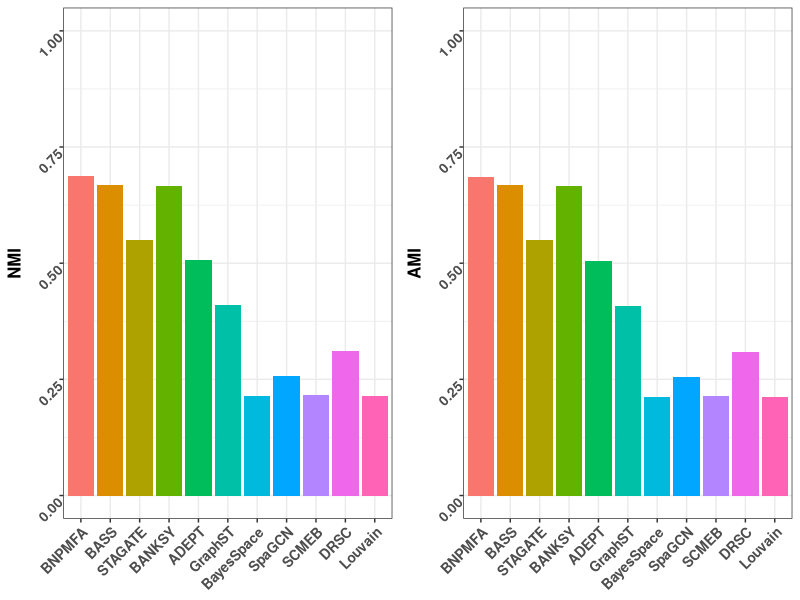

Write R code to recreate this figure.

AMI = read.csv(file = "application/STARmap/AMI_summary.csv", row.names = 1)
library(reshape2)
AMI_long = melt(AMI)
colnames(AMI_long) = c("Method", "AMI")
AMI_long$Method = factor(AMI_long$Method, levels = c("BNPMFA", "BASS", "STAGATE", "BANKSY", "ADEPT", "GraphST" , "BayesSpace", "SpaGCN", "SCMEB", "DRSC", "Louvain" ))

AMI_mean = aggregate(AMI_long[,2], list(AMI_long$Method), mean)
colnames(AMI_mean) = c("Method", "AMI")

library(ggplot2)
plot_box1 = ggplot(data = AMI_mean, aes(x=Method, y=AMI, fill = Method)) + #geom_violin(trim = F) +
  geom_bar(stat = "identity") +
  #geom_hline(yintercept = mean(ARI[,1]), color = "red", linetype = "dashed", linewidth=1) + 
  theme_bw() +
  #ggtitle(paste0("Mean Neighborhood Distance")) +
  theme(
    #plot.title = element_text(face="bold", hjust = 0.5, size = 10),
    axis.title.y = element_text(size = 12,face = "bold"),
    axis.title.x = element_blank(),
    legend.title = element_text(size = 10,face = "bold"),
    axis.text = element_text(size = 10, face = "bold", angle = 45, hjust=1, vjust=1),
    #axis.text = element_text(size = 8, face = "bold"),
    legend.position="none") + ylim(c(0,1))



NMI = read.csv(file = "application/STARmap/NMI_summary.csv", row.names = 1)
library(reshape2)
NMI_long = melt(NMI)
colnames(NMI_long) = c("Method", "NMI")
NMI_long$Method = factor(NMI_long$Method, levels = c("BNPMFA", "BASS", "STAGATE", "BANKSY", "ADEPT", "GraphST" , "BayesSpace", "SpaGCN", "SCMEB", "DRSC", "Louvain" ))

NMI_mean = aggregate(NMI_long[,2], list(NMI_long$Method), mean)
colnames(NMI_mean) = c("Method", "NMI")

library(ggplot2)
plot_box2 = ggplot(data = NMI_mean, aes(x=Method, y=NMI, fill = Method)) + #geom_violin(trim = F) +
  geom_bar(stat = "identity") +
  #geom_hline(yintercept = mean(ARI[,1]), color = "red", linetype = "dashed", linewidth=1) + 
  theme_bw() +
  #ggtitle(paste0("Mean Neighborhood Distance")) +
  theme(
    #plot.title = element_text(face="bold", hjust = 0.5, size = 10),
    axis.title.y = element_text(size = 12,face = "bold"),
    axis.title.x = element_blank(),
    legend.title = element_text(size = 10,face = "bold"),
    axis.text = element_text(size = 10, face = "bold", angle = 45, hjust=1, vjust=1),
    #axis.text = element_text(size = 8, face = "bold"),
    legend.position="none") + ylim(c(0,1))


library(cowplot)
p <- plot_grid(plot_box2, plot_box1, byrow = T, nrow = 1, ncol = 2)
ggsave(p, filename =  "reproduce/img/FigureS44.pdf", width = 8, height = 4, units = "in")
